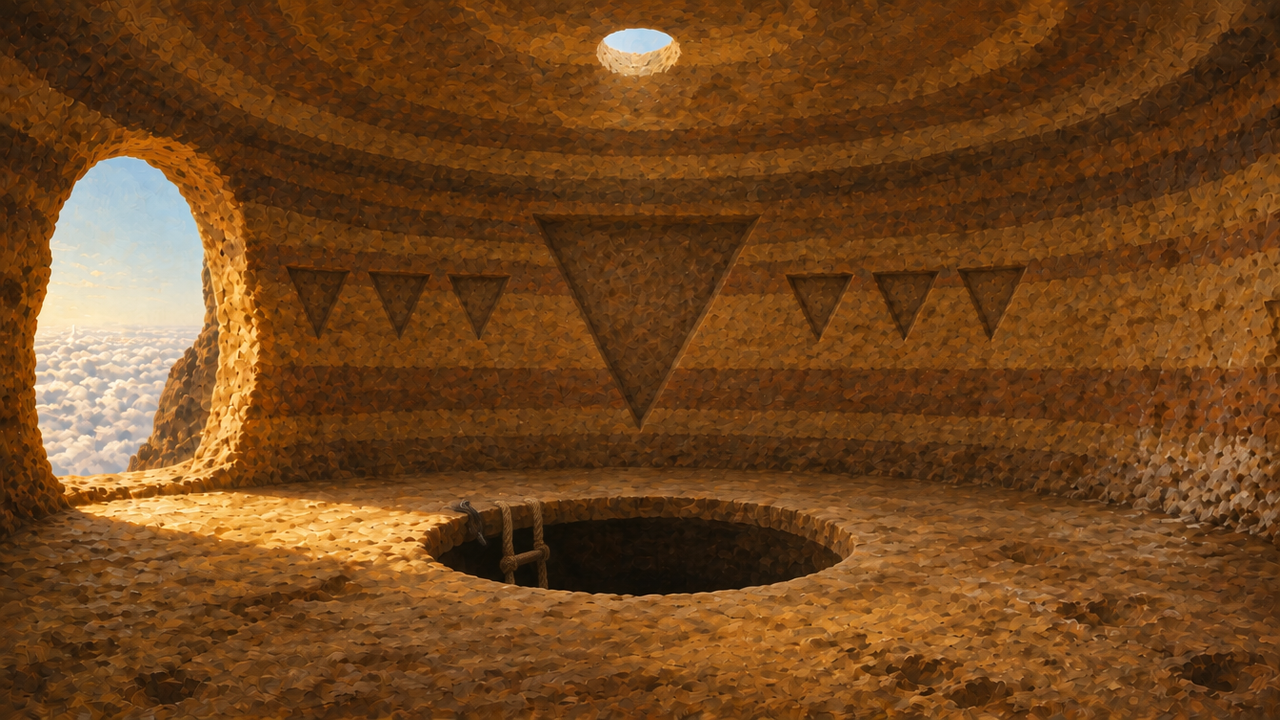
#> input picture sequel/art/review/cave6_redesign/upper_rope2_1280.png, 1280 x 720 px
$ python beams_render.py
#> lines starting #> are read from the running program, lines starting #| are printed output that depends on the picture; after the words box and inside, x2 and y2 are one past the last pixel; in counts of white or black regions, pixels touching at a corner belong together
# The light over Cave 6's two paintings: the noon column down the shaft onto all seven discs; each disc's column back up
# to its own triangle, ending on the wall as a soft patch of light (no light-made shapes); everything stops at real edges.
import sys, numpy as np
from PIL import Image, ImageDraw, ImageFilter
W, H = 1280, 720
yy = np.mgrid[0:H, 0:W][0]
def mask_poly(pts, blur=2):
    m = Image.new('L', (W, H), 0); ImageDraw.Draw(m).polygon([tuple(p) for p in pts], fill=255)
    return np.asarray(m.filter(ImageFilter.GaussianBlur(blur)), np.float32) / 255
def mask_ell(box, blur=2):
    m = Image.new('L', (W, H), 0); ImageDraw.Draw(m).ellipse(box, fill=255)
    return np.asarray(m.filter(ImageFilter.GaussianBlur(blur)), np.float32) / 255
def col_pts(p0, w0, p1, w1):
    (x0, y0), (x1, y1) = p0, p1; dx, dy = x1 - x0, y1 - y0; L = (dx * dx + dy * dy) ** 0.5; nx, ny = -dy / L, dx / L
    return [(x0 + nx * w0 / 2, y0 + ny * w0 / 2), (x1 + nx * w1 / 2, y1 + ny * w1 / 2), (x1 - nx * w1 / 2, y1 - ny * w1 / 2), (x0 - nx * w0 / 2, y0 - ny * w0 / 2)]
def dust(acc, m, n, a, seed):
    ys, xs = np.nonzero(m > 0.6)
    if len(xs) == 0: return
    for k in np.random.RandomState(seed).choice(len(xs), size=min(n, len(xs)), replace=False): acc[ys[k], xs[k]] += a
def light(base, acc, col=(255, 228, 160)):
    b = np.asarray(base.convert('RGB'), np.float32) / 255; a = np.clip(acc, 0, 1.3)[..., None]; c = np.array(col, np.float32)[None, None] / 255
    out = 1 - (1 - b) * (1 - c * a * 0.8); out += b * c * a * 0.3
    return Image.fromarray((np.clip(out, 0, 1) * 255).astype(np.uint8))
def patch(c, w, a):   # where a column meets the wall: a soft oval of light the column's width
    return mask_ell((c[0] - w * 0.6, c[1] - w * 0.45, c[0] + w * 0.6, c[1] + w * 0.45), w * 0.18) * a
TRI = [[(288, 268), (348, 268), (317, 335)], [(368, 272), (430, 272), (399, 337)], [(449, 274), (510, 274), (479, 339)],
       [(535, 215), (760, 215), (642, 415)], [(787, 274), (853, 274), (817, 340)], [(873, 272), (939, 272), (903, 338)], [(957, 268), (1020, 268), (990, 335)]]
def cen(t): return (sum(p[0] for p in t) / 3, sum(p[1] for p in t) / 3)
def wid(t): return t[1][0] - t[0][0]
up = Image.open('upper_rope2_1280.png'); low = Image.open('lower_final_1280.png')
#> further down, up is the input picture: PIL image 1280x720 RGB; mean R, G, B 113.3, 70.1, 30.3
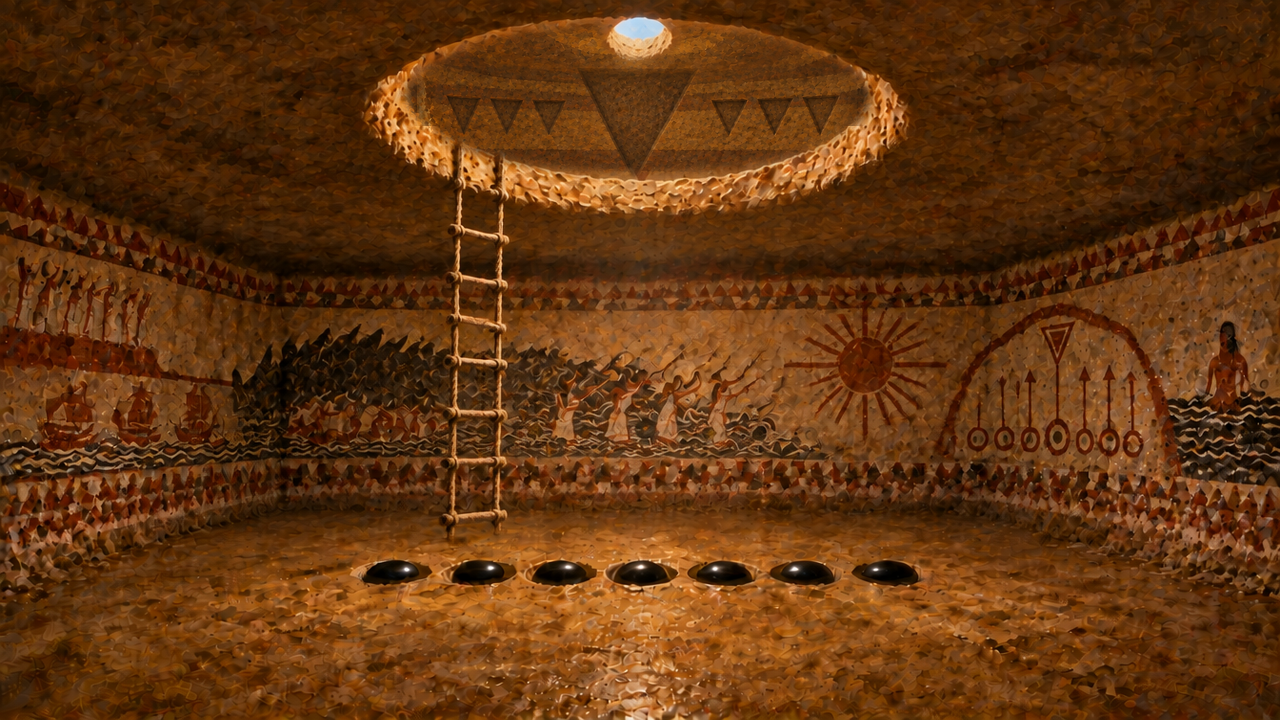
#> input picture sequel/art/review/cave6_redesign/lower_final_1280.png, 1280 x 720 px
#> further down, low is the input picture: PIL image 1280x720 RGB; mean R, G, B 98.5, 53.4, 16.7
HOLE = (421, 495, 852, 597); hole = mask_ell(HOLE, 1.5)
#> in mask_ell, `m = Image.new('L', (W, H), 0)`: m: PIL image 1280x720 L; every value is 0
#> in mask_ell, `ImageDraw.Draw(m).ellipse(box, fill=255)`: m: PIL image 1280x720 L; 3.8% white; 1 white region, box (x1, y1, x2, y2) and area: (421, 495, 853, 598) 34968
air_or_hole = np.clip((yy < 545).astype(np.float32) * (1 - mask_ell((421, 545, 852, 720), 0)) + hole, 0, 1)
#> in mask_ell (call 2), `ImageDraw.Draw(m).ellipse(box, fill=255)`: m: PIL image 1280x720 L; 6.5% white; 1 white region, box (x1, y1, x2, y2) and area: (421, 545, 853, 720) 59666
#> in mask_ell (call 3), `ImageDraw.Draw(m).ellipse(box, fill=255)`: m: PIL image 1280x720 L; 5.9% white; 1 white region, box (x1, y1, x2, y2) and area: (405, 24, 871, 173) 54530
XS = [596, 609, 622, 636, 650, 663, 676]
def upper(state):
#> called with state = 'closed'
    acc = np.zeros((H, W), np.float32)
    m = mask_poly([(620, 46), (652, 46), (690, 660), (582, 660)], 3) * air_or_hole; acc += m * 0.42; dust(acc, m, 160, 0.25, 1)
#> in mask_poly, `ImageDraw.Draw(m).polygon([tuple(p) for p in pts], fill=255)`: m: PIL image 1280x720 L; 4.7% white; 1 white region, box (x1, y1, x2, y2) and area: (582, 46, 691, 661) 43665
#> the loop in dust, `for k in np.random.RandomState(seed).choice(len(xs), size=min(n, len(x..` made 160 passes
#> k on passes 1 to 3: 25986, 17197, 34559
#> after the loop in dust, `for k in np.random.RandomState(seed).choice(len(xs), size=min(n, len(x..`: acc: shape (720, 1280) float32; min 0, max 0.67, mean 0.0169
    for i in (range(7) if state == 'closed' else [4]):
        t = TRI[6 - i]; c = cen(t); w = wid(t) * 0.75
        m = mask_poly(col_pts((XS[i], 640), 26, c, w), 3) * air_or_hole; acc += m * 0.32; dust(acc, m, 60, 0.2, 10 + i)
        acc += patch(c, w, 0.4)
#> acc: shape (720, 1280) float32; min 0, max 2.79, mean 0.0762
    if state == 'baute': acc += hole * mask_ell((560, 520, 712, 590), 6) * 0.35
    return light(up, acc)
def to_low(p): return (417 + (p[0] - 230) * 440 / 830, 50 + (p[1] - 180) * 143 / 270)
TRIL = [[to_low(p) for p in t] for t in TRI]
OPEN = (405, 24, 870, 172); through = mask_ell(OPEN, 1.5)
D = [(396, 565), (475, 565), (558, 565), (638, 565), (719, 565), (799, 565), (879, 565)]
POOL = (346, 540, 932, 594); RIM = 150
def lower(state):
#> called with state = 'closed'
    acc = np.zeros((H, W), np.float32)
#> acc: shape (720, 1280) float32; every value is 0
    m = mask_poly([(622, 34), (658, 34), (932, 567), (346, 567)], 3) * np.where(yy < RIM, through, 1); acc += m * 0.30; dust(acc, m, 220, 0.22, 2)
#> in mask_poly (call 9), `ImageDraw.Draw(m).polygon([tuple(p) for p in pts], fill=255)`: m: PIL image 1280x720 L; 18.1% white; 1 white region, box (x1, y1, x2, y2) and area: (346, 34, 933, 568) 166608
#> after `acc += m * 0.3`:
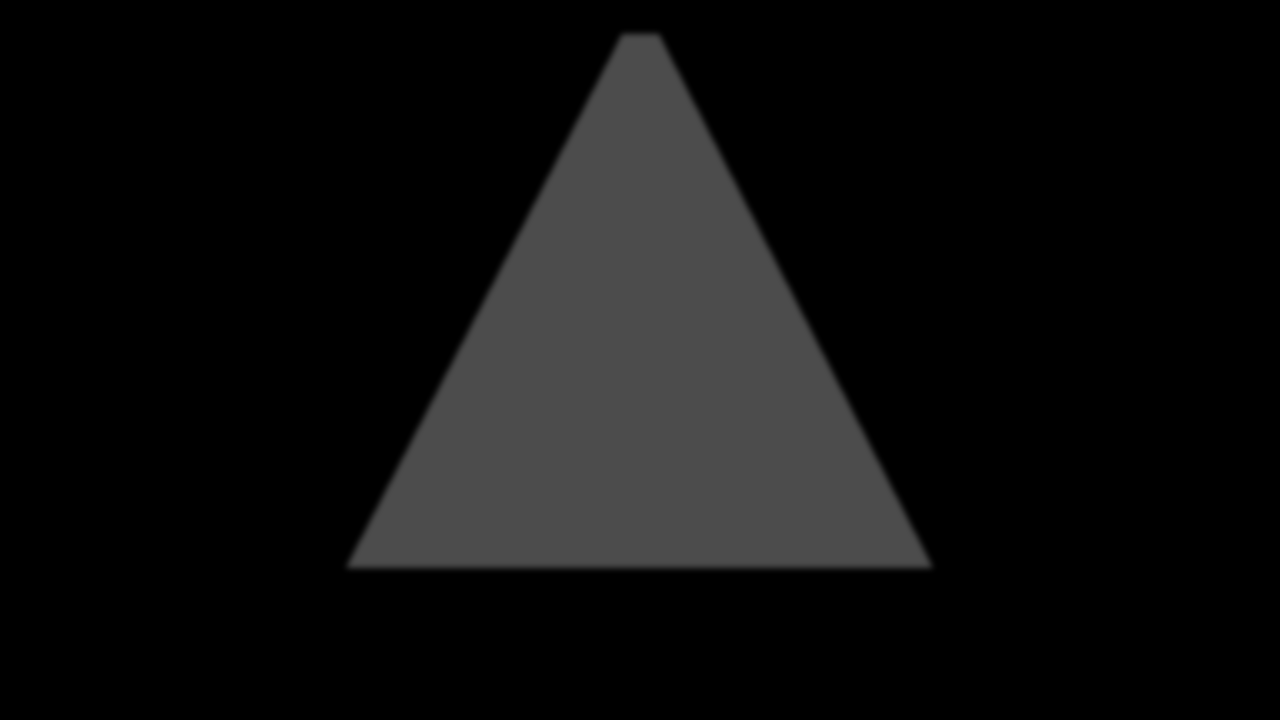
#> acc: shape (720, 1280) float32; min 0, max 0.3, mean 0.0542
#> after the loop in dust (call 9), `for k in np.random.RandomState(seed).choice(len(xs), size=min(n, len(x..`: acc: shape (720, 1280) float32; 0.02% of pixels changed, all inside (x1, y1, x2, y2) = (360, 45, 900, 567)
    acc += mask_ell(POOL, 6) * 0.45
#> in mask_ell (call 11), `ImageDraw.Draw(m).ellipse(box, fill=255)`: m: PIL image 1280x720 L; 2.8% white; 1 white region, box (x1, y1, x2, y2) and area: (346, 540, 933, 595) 25457
#> acc: shape (720, 1280) float32; min 0, max 0.97, mean 0.0667
    pairs = [(i, 6 - i) for i in range(7)] if state == 'closed' else [(4, 2), (6, None)]
    for i, k in pairs:
        p = D[i]
        if k is None:
            m = mask_poly(col_pts((p[0], p[1] - 4), 34, (638, 640), 70), 3); acc += m * 0.4; acc += mask_ell((560, 618, 716, 662), 5) * 0.55; continue
        t = TRIL[k]; c = cen(t); w = wid(t) * 0.8
        m = mask_poly(col_pts((p[0], p[1] - 6), 40, c, w), 3) * np.where(yy < RIM, through, 1); acc += m * 0.34; dust(acc, m, 60, 0.2, 30 + i)
        acc += patch(c, w, 0.45) * through
        acc += mask_ell((p[0] - 26, p[1] - 10, p[0] + 26, p[1] + 10), 3) * 0.6
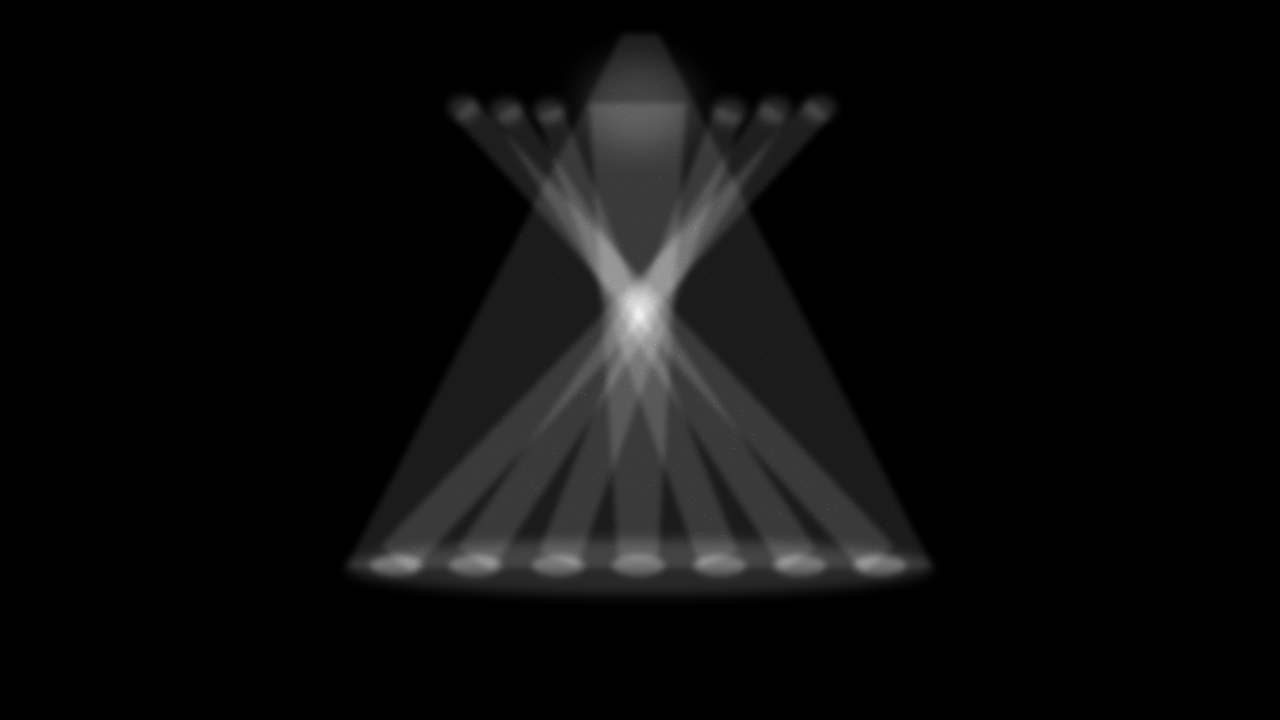
#> acc: shape (720, 1280) float32; min 0, max 2.8, mean 0.129; drawn with min black and max white
    return light(low, acc)
frames = [upper('closed'), lower('closed'), upper('baute'), lower('baute')]
#> in mask_ell (call 27), `ImageDraw.Draw(m).ellipse(box, fill=255)`:
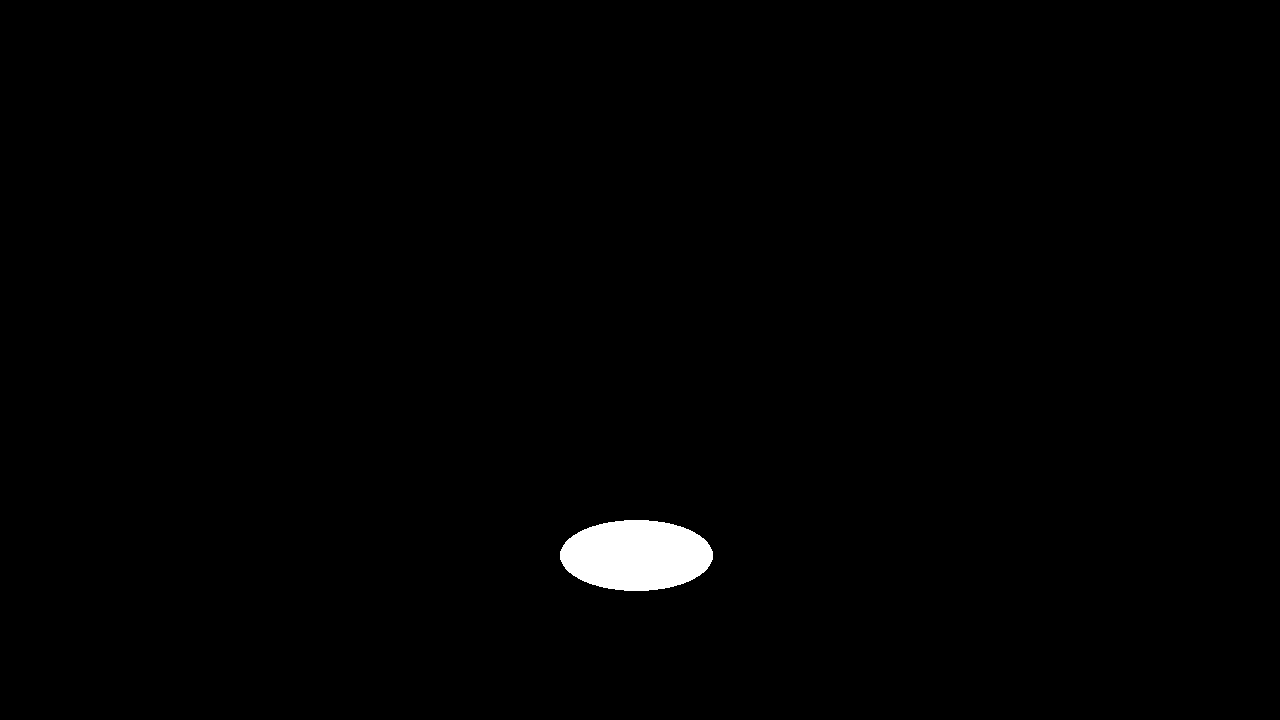
#> m: PIL image 1280x720 L; 0.93% white; 1 white region, box (x1, y1, x2, y2) and area: (560, 520, 713, 591) 8539
for f, n in zip(frames, ['edge_closed_upper', 'edge_closed_lower', 'edge_baute_upper', 'edge_baute_lower']): f.save(n + '.png')
#> this loop made 4 passes
#> n on passes 1 to 4: 'edge_closed_upper', 'edge_closed_lower', 'edge_baute_upper', 'edge_baute_lower'
s = Image.new('RGB', (2570, 1450), (15, 15, 15))
for k, f in enumerate(frames): s.paste(f, ((k % 2) * 1290, (k // 2) * 730))
#> this loop made 4 passes
s.save('beams_edges.jpg', quality=88)
